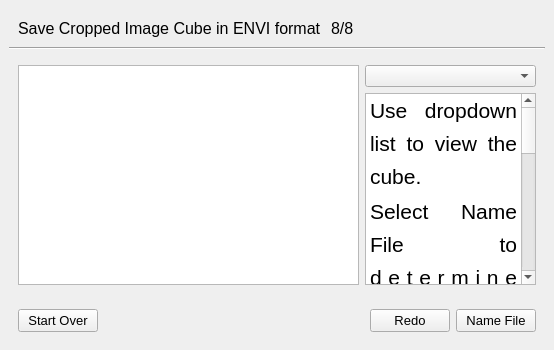
          <widget class="QWidget" name="finishOp">
           <layout class="QGridLayout" name="gridLayout_2">
            <property name="leftMargin">
             <number>0</number>
            </property>
            <property name="topMargin">
             <number>0</number>
            </property>
            <property name="rightMargin">
             <number>0</number>
            </property>
            <property name="bottomMargin">
             <number>0</number>
            </property>
            <item row="1" column="0">
             <widget class="QWidget" name="widget" native="true">
              <layout class="QVBoxLayout" name="verticalLayout_12">
               <item>
                <widget class="QWidget" name="finishInfoBar" native="true">
                 <layout class="QHBoxLayout" name="horizontalLayout">
                  <property name="bottomMargin">
                   <number>3</number>
                  </property>
                  <item>
                   <widget class="QLabel" name="finishPageTitle">
                    <property name="sizePolicy">
                     <sizepolicy hsizetype="Preferred" vsizetype="Preferred">
                      <horstretch>1</horstretch>
                      <verstretch>0</verstretch>
                     </sizepolicy>
                    </property>
                    <property name="font">
                     <font>
                      <pointsize>12</pointsize>
                     </font>
                    </property>
                    <property name="text">
                     <string>Save Cropped Image Cube in ENVI format </string>
                    </property>
                   </widget>
                  </item>
                  <item>
                   <widget class="QLabel" name="finishPageNum">
                    <property name="sizePolicy">
                     <sizepolicy hsizetype="Preferred" vsizetype="Preferred">
                      <horstretch>1</horstretch>
                      <verstretch>0</verstretch>
                     </sizepolicy>
                    </property>
                    <property name="font">
                     <font>
                      <pointsize>12</pointsize>
                     </font>
                    </property>
                    <property name="text">
                     <string>8/8</string>
                    </property>
                   </widget>
                  </item>
                  <item>
                   <spacer name="horizontalSpacer_5">
                    <property name="orientation">
                     <enum>Qt::Horizontal</enum>
                    </property>
                    <property name="sizeHint" stdset="0">
                     <size>
                      <width>40</width>
                      <height>20</height>
                     </size>
                    </property>
                   </spacer>
                  </item>
                 </layout>
                </widget>
               </item>
               <item>
                <widget class="Line" name="line_2">
                 <property name="orientation">
                  <enum>Qt::Horizontal</enum>
                 </property>
                </widget>
               </item>
               <item>
                <widget class="QWidget" name="finishMainWidget" native="true">
                 <property name="sizePolicy">
                  <sizepolicy hsizetype="Preferred" vsizetype="Preferred">
                   <horstretch>0</horstretch>
                   <verstretch>10</verstretch>
                  </sizepolicy>
                 </property>
                 <layout class="QVBoxLayout" name="verticalLayout_11">
                  <property name="leftMargin">
                   <number>0</number>
                  </property>
                  <property name="topMargin">
                   <number>0</number>
                  </property>
                  <property name="rightMargin">
                   <number>0</number>
                  </property>
                  <property name="bottomMargin">
                   <number>0</number>
                  </property>
                  <item>
                   <widget class="QWidget" name="finishMain" native="true">
                    <property name="sizePolicy">
                     <sizepolicy hsizetype="Preferred" vsizetype="Preferred">
                      <horstretch>0</horstretch>
                      <verstretch>8</verstretch>
                     </sizepolicy>
                    </property>
                    <layout class="QGridLayout" name="gridLayout_20">
                     <item row="0" column="1">
                      <widget class="QWidget" name="finishInfoMain" native="true">
                       <property name="sizePolicy">
                        <sizepolicy hsizetype="Preferred" vsizetype="Preferred">
                         <horstretch>1</horstretch>
                         <verstretch>0</verstretch>
                        </sizepolicy>
                       </property>
                       <layout class="QVBoxLayout" name="verticalLayout_40">
                        <property name="leftMargin">
                         <number>0</number>
                        </property>
                        <property name="topMargin">
                         <number>0</number>
                        </property>
                        <property name="rightMargin">
                         <number>0</number>
                        </property>
                        <property name="bottomMargin">
                         <number>0</number>
                        </property>
                        <item>
                         <widget class="QComboBox" name="finishComboBox"/>
                        </item>
                        <item>
                         <widget class="QTextEdit" name="finishInfoText">
                          <property name="html">
                           <string>&lt;!DOCTYPE HTML PUBLIC &quot;-//W3C//DTD HTML 4.0//EN&quot; &quot;http://www.w3.org/TR/REC-html40/strict.dtd&quot;&gt;
&lt;html&gt;&lt;head&gt;&lt;meta name=&quot;qrichtext&quot; content=&quot;1&quot; /&gt;&lt;meta charset=&quot;utf-8&quot; /&gt;&lt;style type=&quot;text/css&quot;&gt;
p, li { white-space: pre-wrap; }
hr { height: 1px; border-width: 0; }
li.unchecked::marker { content: &quot;\2610&quot;; }
li.checked::marker { content: &quot;\2612&quot;; }
&lt;/style&gt;&lt;/head&gt;&lt;body style=&quot; font-family:'Segoe UI'; font-size:9pt; font-weight:400; font-style:normal;&quot;&gt;
&lt;p align=&quot;justify&quot; style=&quot; margin-top:0px; margin-bottom:0px; margin-left:0px; margin-right:0px; -qt-block-indent:0; text-indent:0px; line-height:138%;&quot;&gt;&lt;span style=&quot; font-family:'Arial'; font-size:16pt; color:#000000; background-color:transparent;&quot;&gt;Use dropdown list to view the cube.&lt;/span&gt;&lt;/p&gt;
&lt;p align=&quot;justify&quot; style=&quot; margin-top:0px; margin-bottom:0px; margin-left:0px; margin-right:0px; -qt-block-indent:0; text-indent:0px; line-height:138%;&quot;&gt;&lt;span style=&quot; font-family:'Arial'; font-size:16pt; color:#000000; background-color:transparent;&quot;&gt;Select Name File to determine location of files.&lt;/span&gt;&lt;/p&gt;
&lt;p align=&quot;justify&quot; style=&quot; margin-top:0px; margin-bottom:0px; margin-left:0px; margin-right:0px; -qt-block-indent:0; text-indent:0px; line-height:138%;&quot;&gt;&lt;span style=&quot; font-family:'Arial'; font-size:16pt; color:#000000; background-color:transparent;&quot;&gt;The following files will be saved to the selected folder:&lt;/span&gt;&lt;/p&gt;
&lt;p align=&quot;justify&quot; style=&quot; margin-top:0px; margin-bottom:0px; margin-left:0px; margin-right:0px; -qt-block-indent:0; text-indent:0px; line-height:138%;&quot;&gt;&lt;span style=&quot; font-family:'Arial'; font-size:16pt; color:#000000; background-color:transparent;&quot;&gt;	1) ENVI Image Cube&lt;/span&gt;&lt;/p&gt;
&lt;p align=&quot;justify&quot; style=&quot; margin-top:0px; margin-bottom:0px; margin-left:0px; margin-right:0px; -qt-block-indent:0; text-indent:0px; line-height:138%;&quot;&gt;&lt;span style=&quot; font-family:'Arial'; font-size:16pt; color:#000000; background-color:transparent;&quot;&gt;	2) Metadata&lt;/span&gt;&lt;/p&gt;
&lt;p align=&quot;justify&quot; style=&quot; margin-top:0px; margin-bottom:0px; margin-left:0px; margin-right:0px; -qt-block-indent:0; text-indent:0px; line-height:138%;&quot;&gt;&lt;span style=&quot; font-family:'Arial'; font-size:16pt; color:#000000; background-color:transparent;&quot;&gt;	3) All raw image files as .tiffs&lt;/span&gt;&lt;/p&gt;
&lt;p align=&quot;justify&quot; style=&quot;-qt-paragraph-type:empty; margin-top:0px; margin-bottom:0px; margin-left:0px; margin-right:0px; -qt-block-indent:0; text-indent:0px; line-height:138%; font-family:'Arial'; font-size:16pt; color:#000000;&quot;&gt;&lt;br /&gt;&lt;/p&gt;&lt;/body&gt;&lt;/html&gt;</string>
                          </property>
                         </widget>
                        </item>
                       </layout>
                      </widget>
                     </item>
                     <item row="0" column="0">
                      <widget class="QGraphicsView" name="finishView">
                       <property name="sizePolicy">
                        <sizepolicy hsizetype="Expanding" vsizetype="Expanding">
                         <horstretch>2</horstretch>
                         <verstretch>0</verstretch>
                        </sizepolicy>
                       </property>
                      </widget>
                     </item>
                    </layout>
                   </widget>
                  </item>
                  <item>
                   <widget class="QWidget" name="finishActionBar" native="true">
                    <property name="sizePolicy">
                     <sizepolicy hsizetype="Preferred" vsizetype="Preferred">
                      <horstretch>0</horstretch>
                      <verstretch>1</verstretch>
                     </sizepolicy>
                    </property>
                    <layout class="QHBoxLayout" name="horizontalLayout_7">
                     <property name="bottomMargin">
                      <number>9</number>
                     </property>
                     <item>
                      <widget class="QPushButton" name="finishStartOverButton">
                       <property name="font">
                        <font>
                         <pointsize>10</pointsize>
                        </font>
                       </property>
                       <property name="text">
                        <string>Start Over</string>
                       </property>
                      </widget>
                     </item>
                     <item>
                      <spacer name="horizontalSpacer_6">
                       <property name="orientation">
                        <enum>Qt::Horizontal</enum>
                       </property>
                       <property name="sizeHint" stdset="0">
                        <size>
                         <width>40</width>
                         <height>20</height>
                        </size>
                       </property>
                      </spacer>
                     </item>
                     <item>
                      <widget class="QPushButton" name="finishRedoButton">
                       <property name="font">
                        <font>
                         <pointsize>10</pointsize>
                        </font>
                       </property>
                       <property name="text">
                        <string>Redo</string>
                       </property>
                      </widget>
                     </item>
                     <item>
                      <widget class="QPushButton" name="finishFinishButton">
                       <property name="font">
                        <font>
                         <pointsize>10</pointsize>
                        </font>
                       </property>
                       <property name="text">
                        <string>Name File</string>
                       </property>
                      </widget>
                     </item>
                    </layout>
                   </widget>
                  </item>
                 </layout>
                </widget>
               </item>
              </layout>
             </widget>
            </item>
           </layout>
          </widget>
